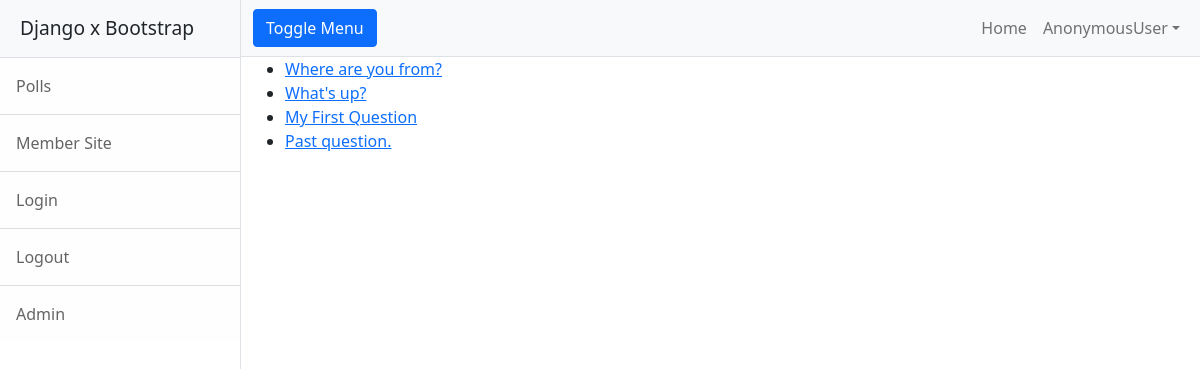
Screenshot of /polls/ with the database file from the repository.
### polls/models.py (models this page shows, shortened)
class Question(models.Model):
    question_text = models.CharField(max_length=200)
    pub_date = models.DateTimeField('date publisshed')

### polls/views.py (the view)
# urls.py: path('', views.IndexView.as_view(), name='index'),
class IndexView(generic.ListView):
    template_name = 'polls/index.html'
    context_object_name = 'latest_question_list'
    def get_queryset(self):
        return Question.objects.filter(
            pub_date__lte=timezone.now()
        ).order_by('-pub_date')[:5]

### polls/templates/polls/index.html
{% extends "base.html" %}
{% block content %}
{% if latest_question_list %}
    <ul>
    {% for question in latest_question_list %}
        <li><a href="{% url 'polls:detail' question.id %}">{{ question.question_text }}</a></li>
    {% endfor %}
    </ul>
{% else %}
    <p>No polls are available.</p>
{% endif %}
{% endblock %}

### rows the page displays
Question: question_text "Where are you from?"
Question: question_text "What's up?"
Question: question_text "My First Question"
Question: question_text "Past question."

### other values shown
{{ user }} "AnonymousUser"
